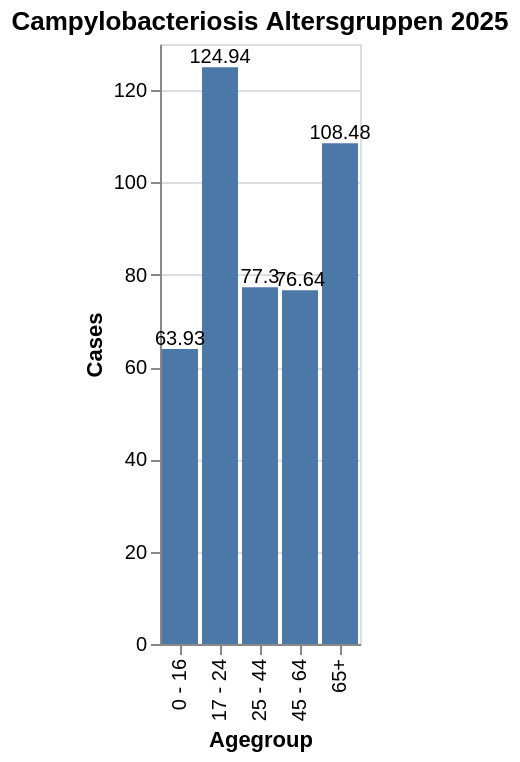

The notebook cell this image was saved under:
### Code cell
data_age_2025 = data_med[data_med["temporal"] == "2025"]

bar_age_2 = alt.Chart(data_age_2025).mark_bar().encode(
    x=alt.X("agegroup", title="Agegroup"),
    y=alt.Y("incValue", title="Cases")
).properties(
    title="Campylobacteriosis Altersgruppen 2025"
)

# Textlabels
text = bar_age_2.mark_text(
    align="center",
    dy=-5,
    size=10
).encode(
    text="incValue:Q"
)

bar_age_2 = bar_age_2 + text

bar_age_2

### Figure 1 — Vega-Lite specification as saved in the notebook (floating-point values rounded to 4 significant figures)
{"config": {"view": {"continuousWidth": 300, "continuousHeight": 300}}, "layer": [{"mark": {"type": "bar"}, "encoding": {"x": {"field": "agegroup", "title": "Agegroup", "type": "nominal"}, "y": {"field": "incValue", "title": "Cases", "type": "quantitative"}}, "title": "Campylobacteriosis Altersgruppen 2025"}, {"mark": {"type": "text", "align": "center", "dy": -5, "size": 10}, "encoding": {"text": {"field": "incValue", "type": "quantitative"}, "x": {"field": "agegroup", "title": "Agegroup", "type": "nominal"}, "y": {"field": "incValue", "title": "Cases", "type": "quantitative"}}, "title": "Campylobacteriosis Altersgruppen 2025"}], "data": {"name": "data-8b7906aa1d802048733da28304ead3d8"}, "$schema": "https://vega.github.io/schema/vega-lite/v6.1.0.json", "datasets": {"data-8b7906aa1d802048733da28304ead3d8": [{"valueCategory": "cases_10y_mean", "temporal": "2025", "temporal_type": "year", "georegion": "CHFL", "georegion_type": "CHFL", "agegroup": "0 - 16", "agegroup_type": "agegroup_food", "sex": "all", "value": null, "pop": null, "incValue": 63.93, "valueYearCumSum": null, "valueMean3y": null, "trend": NaN, "prct": null, "deltaValue": null, "deltaIncValue": null, "incValuePrctChange": null, "valueMean5y": null, "dataComplete": true}, {"valueCategory": "cases_10y_mean", "temporal": "2025", "temporal_type": "year", "georegion": "CHFL", "georegion_type": "CHFL", "agegroup": "17 - 24", "agegroup_type": "agegroup_food", "sex": "all", "value": null, "pop": null, "incValue": 124.9, "valueYearCumSum": null, "valueMean3y": null, "trend": NaN, "prct": null, "deltaValue": null, "deltaIncValue": null, "incValuePrctChange": null, "valueMean5y": null, "dataComplete": true}, {"valueCategory": "cases_10y_mean", "temporal": "2025", "temporal_type": "year", "georegion": "CHFL", "georegion_type": "CHFL", "agegroup": "25 - 44", "agegroup_type": "agegroup_food", "sex": "all", "value": null, "pop": null, "incValue": 77.3, "valueYearCumSum": null, "valueMean3y": null, "trend": NaN, "prct": null, "deltaValue": null, "deltaIncValue": null, "incValuePrctChange": null, "valueMean5y": null, "dataComplete": true}, {"valueCategory": "cases_10y_mean", "temporal": "2025", "temporal_type": "year", "georegion": "CHFL", "georegion_type": "CHFL", "agegroup": "45 - 64", "agegroup_type": "agegroup_food", "sex": "all", "value": null, "pop": null, "incValue": 76.64, "valueYearCumSum": null, "valueMean3y": null, "trend": NaN, "prct": null, "deltaValue": null, "deltaIncValue": null, "incValuePrctChange": null, "valueMean5y": null, "dataComplete": true}, {"valueCategory": "cases_10y_mean", "temporal": "2025", "temporal_type": "year", "georegion": "CHFL", "georegion_type": "CHFL", "agegroup": "65+", "agegroup_type": "agegroup_food", "sex": "all", "value": null, "pop": null, "incValue": 108.5, "valueYearCumSum": null, "valueMean3y": null, "trend": NaN, "prct": null, "deltaValue": null, "deltaIncValue": null, "incValuePrctChange": null, "valueMean5y": null, "dataComplete": true}, {"valueCategory": "cases_10y_mean", "temporal": "2025", "temporal_type": "year", "georegion": "CHFL", "georegion_type": "CHFL", "agegroup": "unknown", "agegroup_type": "agegroup_food", "sex": "all", "value": null, "pop": null, "incValue": null, "valueYearCumSum": null, "valueMean3y": null, "trend": NaN, "prct": null, "deltaValue": null, "deltaIncValue": null, "incValuePrctChange": null, "valueMean5y": null, "dataComplete": true}]}}
